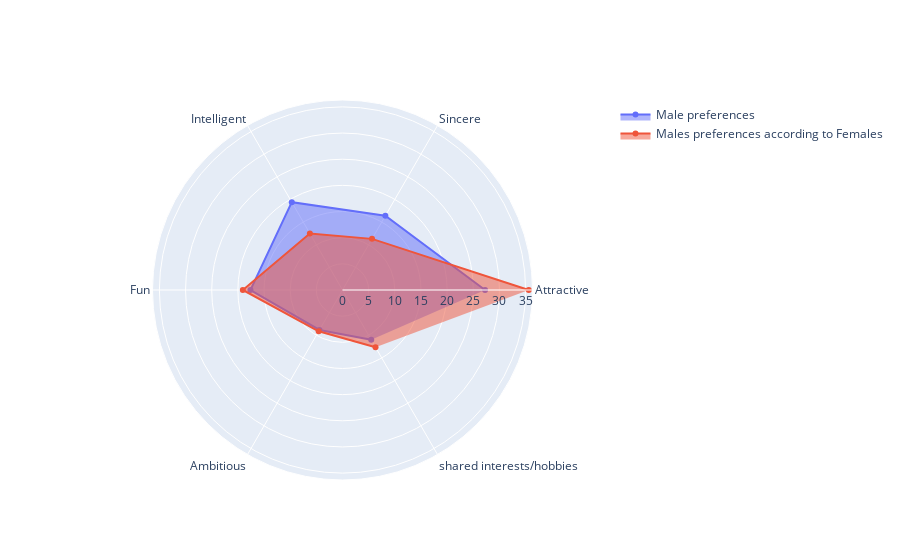

Notebook source saved alongside this figure:
### Code cell
fig = go.Figure()

fig.add_trace(go.Scatterpolar(
    r=hommes[b].mean(),
    theta=theta,
    fill='toself',
    name='Male preferences'
))

fig.add_trace(go.Scatterpolar(
    r=femmes[c].mean(),
    theta=theta,
    fill='toself',
    name='Males preferences according to Females'
))

fig.show()

### Figure 1 — Plotly figure (JSON) as saved in the notebook; plotly's stock layout.template omitted (floating-point values rounded to 4 significant figures)
{"data": [{"fill": "toself", "name": "Male preferences", "r": [27.25, 16.38, 19.39, 17.6, 8.824, 10.98], "theta": ["Attractive", "Sincere", "Intelligent", "Fun", "Ambitious", "shared interests/hobbies"], "type": "scatterpolar"}, {"fill": "toself", "name": "Males preferences according to Females", "r": [35.6, 11.28, 12.48, 19.05, 9.114, 12.63], "theta": ["Attractive", "Sincere", "Intelligent", "Fun", "Ambitious", "shared interests/hobbies"], "type": "scatterpolar"}], "layout": {"autosize": true, "polar": {"angularaxis": {"type": "category"}, "radialaxis": {"autorange": true, "range": [0, 36.62], "type": "linear"}}}}
